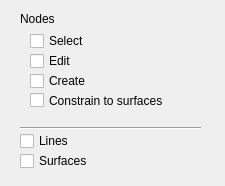
<?xml version="1.0" encoding="UTF-8"?>
<ui version="4.0">
 <class>ZincInteractiveDialog</class>
 <widget class="QDialog" name="ZincInteractiveDialog">
  <property name="geometry">
   <rect>
    <x>0</x>
    <y>0</y>
    <width>225</width>
    <height>186</height>
   </rect>
  </property>
  <property name="sizePolicy">
   <sizepolicy hsizetype="Preferred" vsizetype="Preferred">
    <horstretch>0</horstretch>
    <verstretch>0</verstretch>
   </sizepolicy>
  </property>
  <property name="windowTitle">
   <string>Dialog</string>
  </property>
  <widget class="QCheckBox" name="linesSelection">
   <property name="geometry">
    <rect>
     <x>20</x>
     <y>130</y>
     <width>94</width>
     <height>22</height>
    </rect>
   </property>
   <property name="text">
    <string>Lines</string>
   </property>
  </widget>
  <widget class="QCheckBox" name="surfacesSelection">
   <property name="geometry">
    <rect>
     <x>20</x>
     <y>150</y>
     <width>94</width>
     <height>22</height>
    </rect>
   </property>
   <property name="text">
    <string>Surfaces</string>
   </property>
  </widget>
  <widget class="QWidget" name="nodeSelectionWidget" native="true">
   <property name="enabled">
    <bool>true</bool>
   </property>
   <property name="geometry">
    <rect>
     <x>20</x>
     <y>30</y>
     <width>181</width>
     <height>91</height>
    </rect>
   </property>
   <widget class="QCheckBox" name="enableSelection">
    <property name="geometry">
     <rect>
      <x>10</x>
      <y>0</y>
      <width>94</width>
      <height>22</height>
     </rect>
    </property>
    <property name="text">
     <string>Select</string>
    </property>
    <property name="checked">
     <bool>false</bool>
    </property>
   </widget>
   <widget class="QCheckBox" name="enableEdit">
    <property name="geometry">
     <rect>
      <x>10</x>
      <y>20</y>
      <width>94</width>
      <height>22</height>
     </rect>
    </property>
    <property name="text">
     <string>Edit</string>
    </property>
   </widget>
   <widget class="QCheckBox" name="enableCreate">
    <property name="geometry">
     <rect>
      <x>10</x>
      <y>40</y>
      <width>94</width>
      <height>22</height>
     </rect>
    </property>
    <property name="text">
     <string>Create</string>
    </property>
   </widget>
   <widget class="QCheckBox" name="enableConstrain">
    <property name="geometry">
     <rect>
      <x>10</x>
      <y>60</y>
      <width>161</width>
      <height>21</height>
     </rect>
    </property>
    <property name="text">
     <string>Constrain to surfaces</string>
    </property>
   </widget>
  </widget>
  <widget class="Line" name="line">
   <property name="geometry">
    <rect>
     <x>20</x>
     <y>120</y>
     <width>181</width>
     <height>16</height>
    </rect>
   </property>
   <property name="orientation">
    <enum>Qt::Horizontal</enum>
   </property>
  </widget>
  <widget class="QLabel" name="nodeLabel">
   <property name="geometry">
    <rect>
     <x>20</x>
     <y>10</y>
     <width>62</width>
     <height>17</height>
    </rect>
   </property>
   <property name="text">
    <string>Nodes</string>
   </property>
  </widget>
 </widget>
 <resources/>
 <connections/>
</ui>
